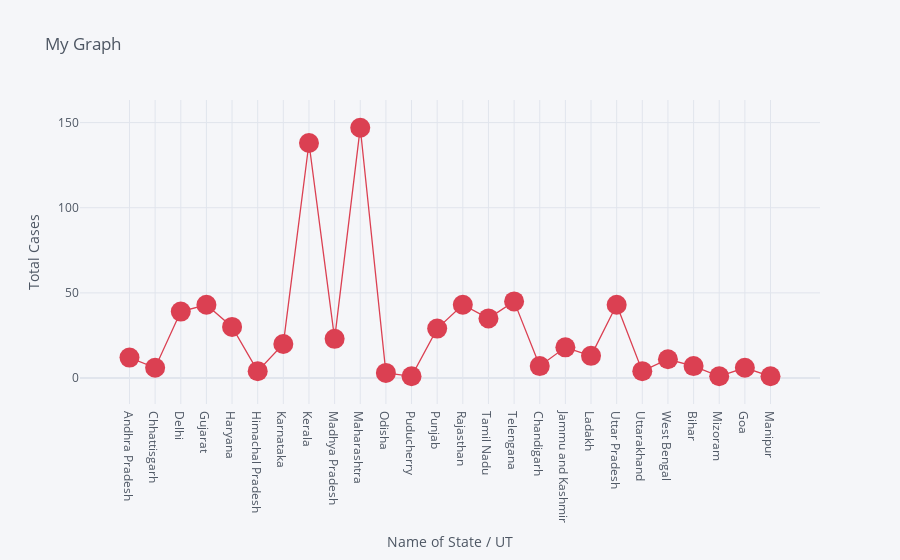
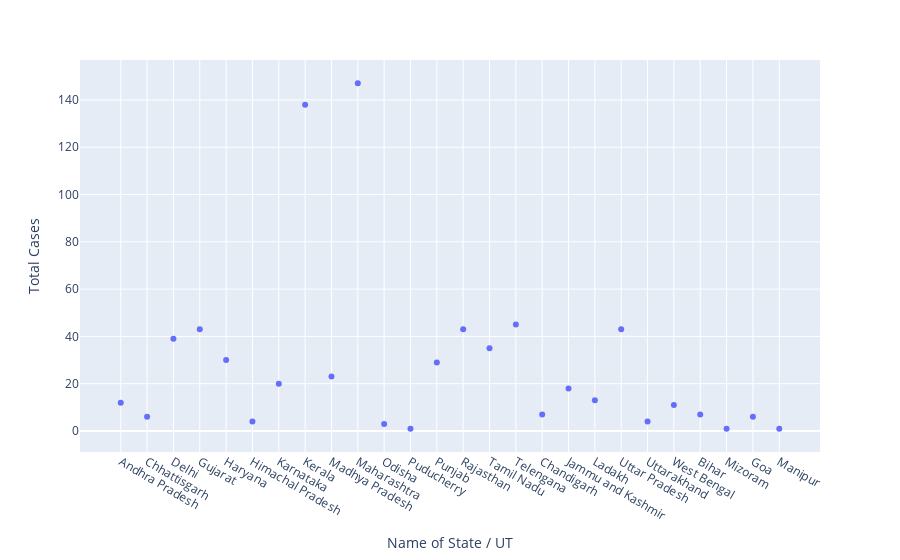

Source (notebook cell) for these figures, in order:
### Code cell
#plotly scatter plot
df.iplot(kind='scatter',x='Name of State / UT',y='Total Cases',mode='markers+lines',title='My Graph',xTitle='Name of State / UT',yTitle='Total Cases',colors='red',size=20)

#plotly express scatter graph
px.scatter(df,x='Name of State / UT',y='Total Cases')

### Figure 1 — Plotly figure (JSON) as saved in the notebook; plotly's stock layout.template omitted (floating-point values rounded to 4 significant figures)
{"data": [{"line": {"color": "rgba(219, 64, 82, 1.0)", "dash": "solid", "shape": "linear", "width": 1.3}, "marker": {"size": 20, "symbol": "circle"}, "mode": "markers+lines", "name": "Total Cases", "text": "", "type": "scatter", "x": ["Andhra Pradesh", "Chhattisgarh", "Delhi", "Gujarat", "Haryana", "Himachal Pradesh", "Karnataka", "Kerala", "Madhya Pradesh", "Maharashtra", "Odisha", "Puducherry", "Punjab", "Rajasthan", "Tamil Nadu", "Telengana", "Chandigarh", "Jammu and Kashmir", "Ladakh", "Uttar Pradesh", "Uttarakhand", "West Bengal", "Bihar", "Mizoram", "Goa", "Manipur"], "y": [12, 6, 39, 43, 30, 4, 20, 138, 23, 147, 3, 1, 29, 43, 35, 45, 7, 18, 13, 43, 4, 11, 7, 1, 6, 1]}], "layout": {"legend": {"bgcolor": "#F5F6F9", "font": {"color": "#4D5663"}}, "paper_bgcolor": "#F5F6F9", "plot_bgcolor": "#F5F6F9", "title": {"font": {"color": "#4D5663"}, "text": "My Graph"}, "xaxis": {"gridcolor": "#E1E5ED", "showgrid": true, "tickfont": {"color": "#4D5663"}, "title": {"font": {"color": "#4D5663"}, "text": "Name of State / UT"}, "zerolinecolor": "#E1E5ED"}, "yaxis": {"gridcolor": "#E1E5ED", "showgrid": true, "tickfont": {"color": "#4D5663"}, "title": {"font": {"color": "#4D5663"}, "text": "Total Cases"}, "zerolinecolor": "#E1E5ED"}}}

### Figure 2 — Plotly figure (JSON) as saved in the notebook; plotly's stock layout.template omitted (floating-point values rounded to 4 significant figures)
{"data": [{"hovertemplate": "Name of State / UT=%{x}<br>Total Cases=%{y}<extra></extra>", "legendgroup": "", "marker": {"color": "#636efa", "symbol": "circle"}, "mode": "markers", "name": "", "orientation": "v", "showlegend": false, "type": "scatter", "x": ["Andhra Pradesh", "Chhattisgarh", "Delhi", "Gujarat", "Haryana", "Himachal Pradesh", "Karnataka", "Kerala", "Madhya Pradesh", "Maharashtra", "Odisha", "Puducherry", "Punjab", "Rajasthan", "Tamil Nadu", "Telengana", "Chandigarh", "Jammu and Kashmir", "Ladakh", "Uttar Pradesh", "Uttarakhand", "West Bengal", "Bihar", "Mizoram", "Goa", "Manipur"], "xaxis": "x", "y": [12, 6, 39, 43, 30, 4, 20, 138, 23, 147, 3, 1, 29, 43, 35, 45, 7, 18, 13, 43, 4, 11, 7, 1, 6, 1], "yaxis": "y"}], "layout": {"legend": {"tracegroupgap": 0}, "margin": {"t": 60}, "xaxis": {"anchor": "y", "domain": [0, 1], "title": {"text": "Name of State / UT"}}, "yaxis": {"anchor": "x", "domain": [0, 1], "title": {"text": "Total Cases"}}}}
